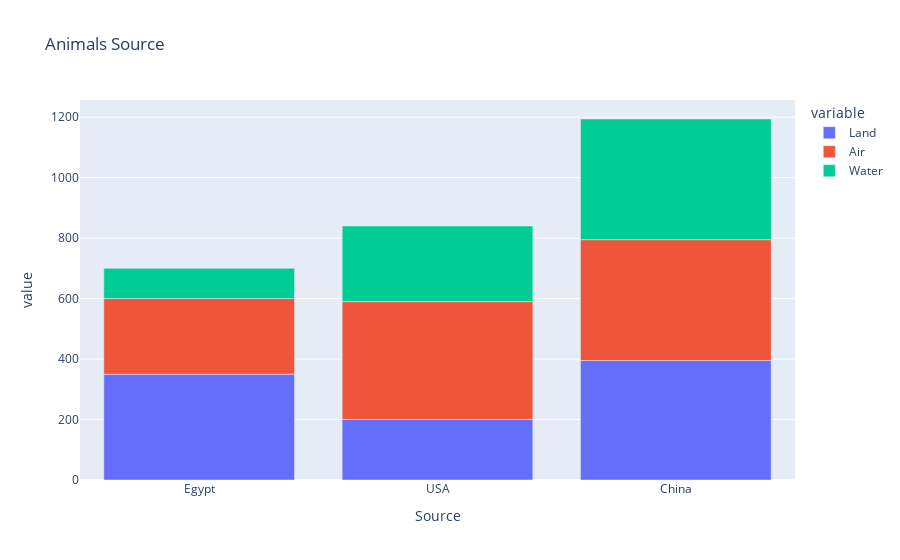

The cell this chart's notebook holds for it:
### Markdown cell above
![image.png](attachment:image.png)

### Code cell
# Horizontal Bar Chart ( We Make The Data )

Countries_Animals_Count={
    'Source': [ "Egypt" , "USA" , "China" ], 
    'Land'  : [   350   ,  200  ,   395   ],  
    'Air'   : [   250   ,  390  ,   400   ],
    'Water' : [   100   ,  250  ,   399   ]
   }  

bar = px.bar(
    
    data_frame = Countries_Animals_Count,
    
    x='Source',
    
    y=["Land","Air","Water"],
    
    title="Animals Source" ,
    
    orientation='v' # New Parameter 'h' For Horizontal 'v' For Vertical
    
)

bar.show()

### Figure 1 — Plotly figure (JSON) as saved in the notebook; plotly's stock layout.template omitted (floating-point values rounded to 4 significant figures)
{"data": [{"alignmentgroup": "True", "hovertemplate": "variable=Land<br>Source=%{x}<br>value=%{y}<extra></extra>", "legendgroup": "Land", "marker": {"color": "#636efa", "pattern": {"shape": ""}}, "name": "Land", "offsetgroup": "Land", "orientation": "v", "showlegend": true, "textposition": "auto", "type": "bar", "x": ["Egypt", "USA", "China"], "xaxis": "x", "y": [350, 200, 395], "yaxis": "y"}, {"alignmentgroup": "True", "hovertemplate": "variable=Air<br>Source=%{x}<br>value=%{y}<extra></extra>", "legendgroup": "Air", "marker": {"color": "#EF553B", "pattern": {"shape": ""}}, "name": "Air", "offsetgroup": "Air", "orientation": "v", "showlegend": true, "textposition": "auto", "type": "bar", "x": ["Egypt", "USA", "China"], "xaxis": "x", "y": [250, 390, 400], "yaxis": "y"}, {"alignmentgroup": "True", "hovertemplate": "variable=Water<br>Source=%{x}<br>value=%{y}<extra></extra>", "legendgroup": "Water", "marker": {"color": "#00cc96", "pattern": {"shape": ""}}, "name": "Water", "offsetgroup": "Water", "orientation": "v", "showlegend": true, "textposition": "auto", "type": "bar", "x": ["Egypt", "USA", "China"], "xaxis": "x", "y": [100, 250, 399], "yaxis": "y"}], "layout": {"barmode": "relative", "legend": {"title": {"text": "variable"}, "tracegroupgap": 0}, "title": {"text": "Animals Source"}, "xaxis": {"anchor": "y", "domain": [0, 1], "title": {"text": "Source"}}, "yaxis": {"anchor": "x", "domain": [0, 1], "title": {"text": "value"}}}}
